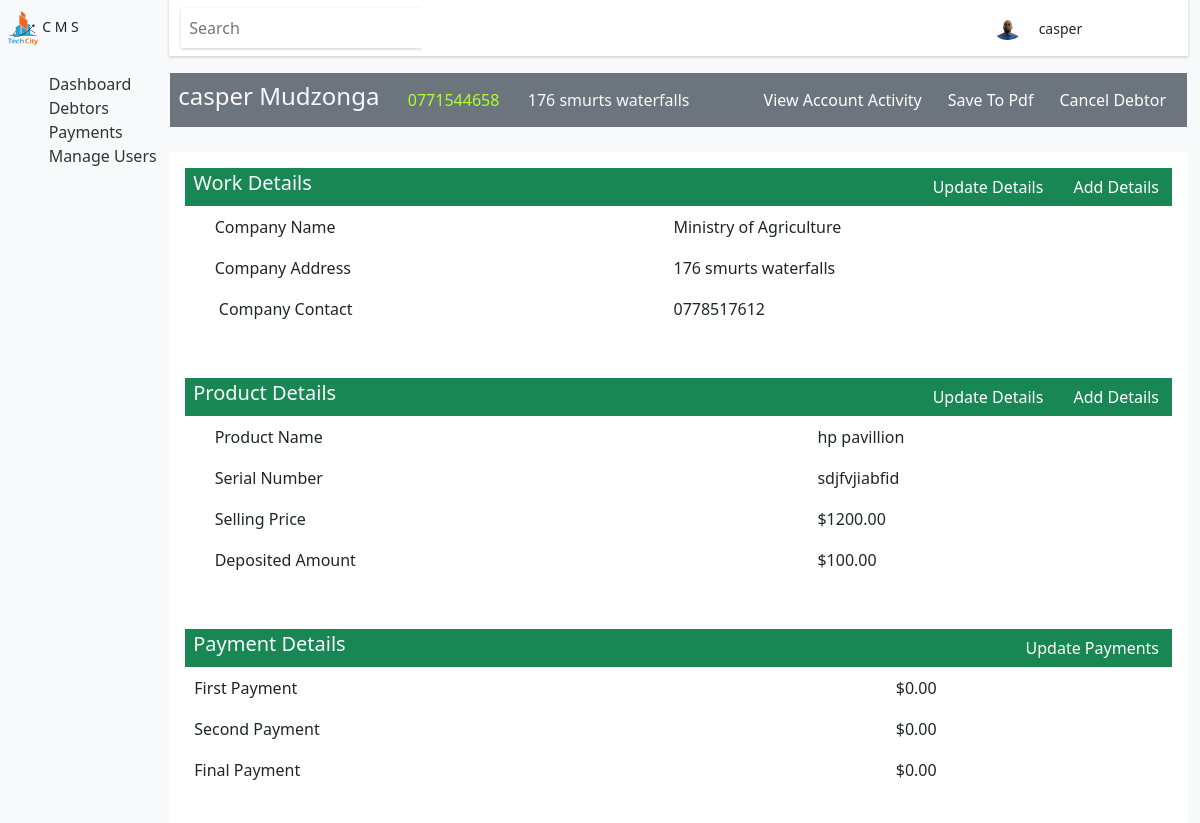
The app's page /debtor/2/ (signed in) with its own data.
### base/models.py (models this page shows, shortened)
class User(AbstractUser):
    position = models.CharField(max_length=50)
    image = models.ImageField(upload_to='profile', blank = True, default = 'profile/avatar.svg')
    USERNAME_FIELD = 'username'
    REQUIRED_FIELDS = []

class Debtor(models.Model):
    user = models.ForeignKey("base.User", on_delete=models.CASCADE)
    name = models.CharField(max_length=50)
    maiden = models.CharField(max_length=50, null = True, blank = True)
    surname = models.CharField(max_length=50)
    gender = models.CharField(max_length=50, choices = gender)
    address = models.CharField(max_length=50)
    phonenumber = models.CharField(max_length=10)
    id_number = models.CharField(max_length=14)
    is_fully_paid = models.CharField(max_length=50, default = 'no', null=True, blank = True)
    status = models.CharField(max_length=50, default = '', blank = True )
    created = models.DateField(auto_now_add=True)
    first_payment_date = models.DateField(default = date.today() + timedelta(days=30), null = True)
    second_payment_date = models.DateField(default = date.today() + timedelta(days=60), null = True)
    final_payment_date = models.DateField(default = date.today() + timedelta(days=90), null = True)

class Work(models.Model):
    debtor = models.OneToOneField("base.Debtor", on_delete=models.CASCADE, primary_key=True)
    employer = models.CharField(max_length=50)
    address = models.CharField(max_length=50)
    employer_contact = models.CharField(max_length=50)
    def __str__(self):
        return self.employer

class Product(models.Model):
    debtor = models.OneToOneField("base.Debtor", on_delete=models.CASCADE, primary_key=True)
    product = models.CharField(max_length=50)
    product_sn = models.CharField(max_length=50)
    product_amount = models.DecimalField(max_digits=6, decimal_places=2, null = True, blank = True, default= 0)
    deposit = models.DecimalField(max_digits=5, decimal_places=2, null = True, blank = True, default= 0)
    product_details = models.CharField(max_length= 100)
    first_payment = models.DecimalField(max_digits=6, decimal_places=2,  default= 0)
    second_payment = models.DecimalField(max_digits=6, decimal_places=2,   default= 0)
    final_payment = models.DecimalField(max_digits=6, decimal_places=2, default= 0)
    total = models.DecimalField(max_digits=6, decimal_places=2, blank = True, null = True, default= 0)
    created = models.DateField(auto_now_add=True, null = True)
    updated = models.DateField(auto_now=True, null = True)
    def __str__(self):
        return self.product

### base/views.py (the view)
# urls.py: path('debtor/<int:pk>/', views.debtor, name = 'debtor'),
@login_required(login_url = 'login')
def debtor(request, pk):
    try:
        deb = Debtor.objects.get(pk=pk)
    except:
        return render(request, '404.html')
    context = {
        'debtor': deb,
    }
    return render(request, 'debtors/debtor.html', context)

### Templates/debtors/debtor.html (shortened to what this page needs)
{% extends 'base/base.html' %}
{% load static %}
{% block content %}
<div class="dash">
    {% include 'base/aside.html' %}
    <div class="center-panel">
        {% include 'base/header.html' %}
        <section class="main-app-area mt-3">
            <div class="container">
                <div class="heading d-flex justify-content-between align-items-center mb-4 bg-secondary text-light">
                    <div class="debtor-details d-flex align-items-center px-2">
                        <h4>{{debtor.name}} {{debtor.surname}}</h4>
                        <span class="px-3 sendMessage" style="text-decoration: none ; color: greenyellow;"><i class="bi bi-phone"></i>{{debtor.phonenumber}}</span>
                        <span><i class="bi bi-geo-alt"></i>{{debtor.address}} </span>
                    </div>
                    <div class="button d-flex py-2  px-2">
                        <a href="{% url 'activity' debtor.id %}" class="btn btn-secondary">
                            <span class="">View Account Activity</span>
                        </a>
                        <a href="" class="btn btn-secondary">
                            <span class="">Save To Pdf</span>
                        </a>
                        {% if debtor.is_fully_paid == 'no' %}
                            <a href="{% url 'cancelDebtor' debtor.id %}" class="btn btn-secondary">Cancel Debtor</a>
                        {% endif %}
                    </div>
                </div>
                    <div class="row">
                        <div class="col">
                            <div class="card text">
                                <div class="card-body">
                                    <div class="title d-flex align-items-center justify-content-between bg-success text-light">
                                        <h5 class="px-2">Work Details</h5>
                                        <div class="buttons">
                                            <a href="{% url 'updateWork' debtor.id %}"><button class="btn btn-success">Update Details</button></a>
                                            <a href="{% url 'createWork' debtor.id %}"><button class="btn btn-success addDetails">Add Details</button></a>
                                        </div>
                                    </div>
                                    <div class="details-group">
                                        <table class="table table-hover">
                                            <tbody>
                                                <tr class="">
                                                    <td class="py-2"><i class="bi bi-building px-1"></i>Company Name</td>
                                                    <td class="check">{{debtor.work}}</td>
                                                </tr>
                                                <tr class="">
                                                    <td class="py-2"><i class="bi bi-geo-alt px-1"></i>Company Address</td>
                                                    <td class="">{{debtor.work.address}}</td>
                                                </tr>
                                                <tr>
                                                    <td class=""><i class="bi bi-phone px-1"></i>
                                                        Company Contact
                                                    </td>
                                                    <td class="">{{debtor.work.employer_contact}}</td>
                                                </tr>
                                            </tbody>
                                        </table>
                                    </div>
                                </div>
                                <div class="card-body">
                                    <div class="title d-flex align-items-center justify-content-between bg-success text-light">
                                        <h5 class="px-2">Product Details</h5>
                                        <div class="buttons">
                                            <a href="{% url 'updateProduct' debtor.id %}"><button class="btn btn-success">Update Details</button></a>
                                            <a href="{% url 'createProduct' debtor.id %}"><button class="btn btn-success addDetails">Add Details</button></a>
                                        </div>
                                    </div>
                                    <div class="details-group">
                                        <table class="table table-hover">
                                            <tbody>
                                                <tr class="">
                                                    <td class="py-2"><i class="bi bi-laptop px-1"></i>Product Name</td>
                                                    <td class="check">{{debtor.product}}</td>
                                                </tr>
                                                <tr class="">
                                                    <td class="py-2"><i class="bi bi-upc px-1"></i>Serial Number</td>
                                                    <td class="">{{debtor.product.product_sn}}</td>
                                                </tr>
                                                <tr>
                                                    <td class=""><i class="bi bi-laptop px-1"></i>Selling Price</td>
                                                    <td class="">${{debtor.product.product_amount}}</td>
                                                </tr>
                                                <tr>
                                                    <td class="py-2"><i class="bi bi-laptop px-1"></i>Deposited Amount</td>
                                                    <td class="">${{debtor.product.deposit}}</td>
                                                </tr>
                                            </tbody>
                                        </table>
                                    </div>
                                </div>
                                <div class="card-body">
                                    <div class="title d-flex align-items-center justify-content-between bg-success text-light">
                                        <h5 class="px-2">Payment Details</h5>
                                        <div class="buttons">
                                            <a href="{% url 'updatePayment' debtor.id %}"><button class="btn btn-success">Update Payments</button></a>
                                        </div>
                                    </div>
                                    <div class="d-flex justify-content-between">
                                    <table class="table table-hover">
                                        <tbody>
                                            <tr class="">
                                                <td class="py-2">First Payment</td>
                                                <td class="">${{debtor.product.first_payment}}</td>
                                            </tr>
                                            <tr>
                                                <td class="">Second Payment</td>
                                                <td class="">${{debtor.product.second_payment}}</td>
                                            </tr>
                                            <tr>
                                                <td class="py-2">Final Payment</td>
                                                <td class="">${{debtor.product.final_payment}}</td>
                                            </tr>
                                        </tbody>
                                    </table>
                                    </div>
                                </div>
                            </div>
                        </div>
                    </div>
            </div>
        </section>
</div>
{% endblock content %}

### Templates/base/header.html (shortened to what this page needs)
{% load static %}
<header class="container d-none d-lg-block d-xl-block">
    <nav class="navbar">
        <div class="container">
            <div class="search d-flex align-items-center">
                <form action="" method="get" class="d-flex">
                    <input type="search" value="" name="q" placeholder="Search" class="py-2 px-2">
                    <button style="background:#fff !important ;" class="btn  btn-sm" type="submit">
                        <i class="bi bi-search text-dark"></i>
                    </button>
                </form>
            </div>
            <div class=" user-notifications px-4 d-flex align-items-center">
                <img src="{{user.image.url}}" alt="image" width="30px">
                <small class="px-3">{{user.username}}</small>
                <small><i class="bi bi-bell" onclick="notficationsShow();"></i></small>
                <small><i class="bi bi-gear px-3" onclick="settingsShow();"></i></small>
            </div>
        </div>
    </nav>
</header>

### static/css/main.css (style rules this page uses)
.dash .center-panel { width:199%; }
.navbar { box-shadow: 0 1px 3px rgba(0, 0, 0, 0.2); background: #fff !important; }
.navbar i { cursor: pointer; }
.search { box-shadow: 0 1px 3px rgba(0, 0, 0, 0.2); width: 240px; }
.search input { border: none; }
.dash { display:flex; flex-direction: row; }

### Templates/base/base.html (style rules this page uses)
body { background:#f8f9fa; }

### Templates/debtors/debtor.html (style rules this page uses)
.card { border: none; }
table tr { width: 300px; border: 1px solid #fff; }
.sendMessage { cursor: pointer; }

### Templates/base/aside.html (style rules this page uses)
.user-notifications img { border-radius: 50%; }
.heading { border: 1px solid #f8f9fa ; }

### records on screen
User: image (picture), username "casper"
Debtor: name "casper", surname "Mudzonga", phonenumber "0771544658", address "176 smurts waterfalls", work "Ministry of Agriculture", work.address "176 smurts waterfalls", work.employer_contact "0778517612", product "hp pavillion", product.product_sn "sdjfvjiabfid", product.product_amount "1200.00", product.deposit "100.00", product.first_payment "0.00", product.second_payment "0.00", product.final_payment "0.00"
